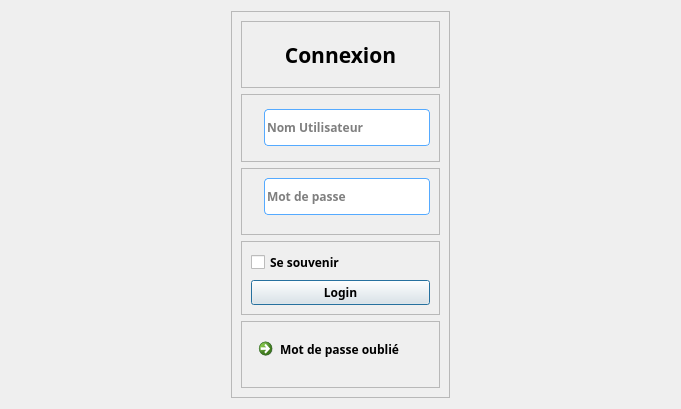
<?xml version="1.0" encoding="UTF-8"?>
<ui version="4.0">
 <class>Login</class>
 <widget class="QDialog" name="Login">
  <property name="geometry">
   <rect>
    <x>0</x>
    <y>0</y>
    <width>681</width>
    <height>409</height>
   </rect>
  </property>
  <property name="font">
   <font>
    <family>Segoe UI Semibold</family>
    <pointsize>9</pointsize>
    <weight>75</weight>
    <bold>true</bold>
   </font>
  </property>
  <property name="windowTitle">
   <string>Connexion</string>
  </property>
  <property name="windowIcon">
   <iconset>
    <normaloff>../icons/bx-log-in.svg</normaloff>../icons/bx-log-in.svg</iconset>
  </property>
  <layout class="QGridLayout" name="gridLayout">
   <item row="0" column="0">
    <spacer name="horizontalSpacer">
     <property name="orientation">
      <enum>Qt::Horizontal</enum>
     </property>
     <property name="sizeType">
      <enum>QSizePolicy::Expanding</enum>
     </property>
     <property name="sizeHint" stdset="0">
      <size>
       <width>150</width>
       <height>20</height>
      </size>
     </property>
    </spacer>
   </item>
   <item row="0" column="1">
    <widget class="QFrame" name="frame">
     <property name="frameShape">
      <enum>QFrame::StyledPanel</enum>
     </property>
     <property name="frameShadow">
      <enum>QFrame::Raised</enum>
     </property>
     <layout class="QVBoxLayout" name="verticalLayout">
      <item>
       <widget class="QFrame" name="frame_2">
        <property name="frameShape">
         <enum>QFrame::StyledPanel</enum>
        </property>
        <property name="frameShadow">
         <enum>QFrame::Raised</enum>
        </property>
        <layout class="QHBoxLayout" name="horizontalLayout">
         <item>
          <widget class="QLabel" name="label">
           <property name="font">
            <font>
             <pointsize>16</pointsize>
            </font>
           </property>
           <property name="text">
            <string>Connexion</string>
           </property>
           <property name="alignment">
            <set>Qt::AlignCenter</set>
           </property>
          </widget>
         </item>
        </layout>
       </widget>
      </item>
      <item>
       <widget class="QFrame" name="frame_3">
        <property name="frameShape">
         <enum>QFrame::StyledPanel</enum>
        </property>
        <property name="frameShadow">
         <enum>QFrame::Raised</enum>
        </property>
        <layout class="QGridLayout" name="gridLayout_2">
         <item row="0" column="0">
          <widget class="QLabel" name="label_2">
           <property name="text">
            <string/>
           </property>
           <property name="pixmap">
            <pixmap>icons/bx-user.svg</pixmap>
           </property>
          </widget>
         </item>
         <item row="0" column="1">
          <widget class="QLineEdit" name="lineEdit">
           <property name="styleSheet">
            <string notr="true">border-radius : 4px ; 
border : 1px solid rgb(85, 170, 255) ; 
height : 35px; </string>
           </property>
           <property name="inputMask">
            <string/>
           </property>
           <property name="placeholderText">
            <string>Nom Utilisateur</string>
           </property>
          </widget>
         </item>
        </layout>
       </widget>
      </item>
      <item>
       <widget class="QFrame" name="frame_4">
        <property name="frameShape">
         <enum>QFrame::StyledPanel</enum>
        </property>
        <property name="frameShadow">
         <enum>QFrame::Raised</enum>
        </property>
        <layout class="QFormLayout" name="formLayout">
         <property name="labelAlignment">
          <set>Qt::AlignCenter</set>
         </property>
         <item row="0" column="0">
          <widget class="QLabel" name="label_3">
           <property name="text">
            <string/>
           </property>
           <property name="pixmap">
            <pixmap>icons/bx-lock-open.svg</pixmap>
           </property>
          </widget>
         </item>
         <item row="0" column="1">
          <widget class="QLineEdit" name="lineEdit_2">
           <property name="autoFillBackground">
            <bool>false</bool>
           </property>
           <property name="styleSheet">
            <string notr="true">border-radius : 4px ; 
border : 1px solid rgb(85, 170, 255) ; 
height : 35px; </string>
           </property>
           <property name="frame">
            <bool>true</bool>
           </property>
           <property name="echoMode">
            <enum>QLineEdit::Password</enum>
           </property>
           <property name="alignment">
            <set>Qt::AlignLeading|Qt::AlignLeft|Qt::AlignVCenter</set>
           </property>
           <property name="placeholderText">
            <string>Mot de passe</string>
           </property>
          </widget>
         </item>
        </layout>
       </widget>
      </item>
      <item>
       <widget class="QFrame" name="frame_5">
        <property name="frameShape">
         <enum>QFrame::StyledPanel</enum>
        </property>
        <property name="frameShadow">
         <enum>QFrame::Raised</enum>
        </property>
        <layout class="QVBoxLayout" name="verticalLayout_2">
         <item>
          <widget class="QCheckBox" name="checkBox">
           <property name="text">
            <string>Se souvenir</string>
           </property>
          </widget>
         </item>
         <item>
          <widget class="QPushButton" name="pushButton">
           <property name="text">
            <string>Login</string>
           </property>
          </widget>
         </item>
        </layout>
       </widget>
      </item>
      <item>
       <widget class="QFrame" name="frame_6">
        <property name="frameShape">
         <enum>QFrame::StyledPanel</enum>
        </property>
        <property name="frameShadow">
         <enum>QFrame::Raised</enum>
        </property>
        <layout class="QVBoxLayout" name="verticalLayout_3">
         <item>
          <widget class="QCommandLinkButton" name="commandLinkButton">
           <property name="text">
            <string>Mot de passe oublié</string>
           </property>
          </widget>
         </item>
        </layout>
       </widget>
      </item>
     </layout>
    </widget>
   </item>
   <item row="0" column="2">
    <spacer name="horizontalSpacer_2">
     <property name="orientation">
      <enum>Qt::Horizontal</enum>
     </property>
     <property name="sizeType">
      <enum>QSizePolicy::Expanding</enum>
     </property>
     <property name="sizeHint" stdset="0">
      <size>
       <width>150</width>
       <height>20</height>
      </size>
     </property>
    </spacer>
   </item>
  </layout>
 </widget>
 <resources/>
 <connections/>
</ui>
